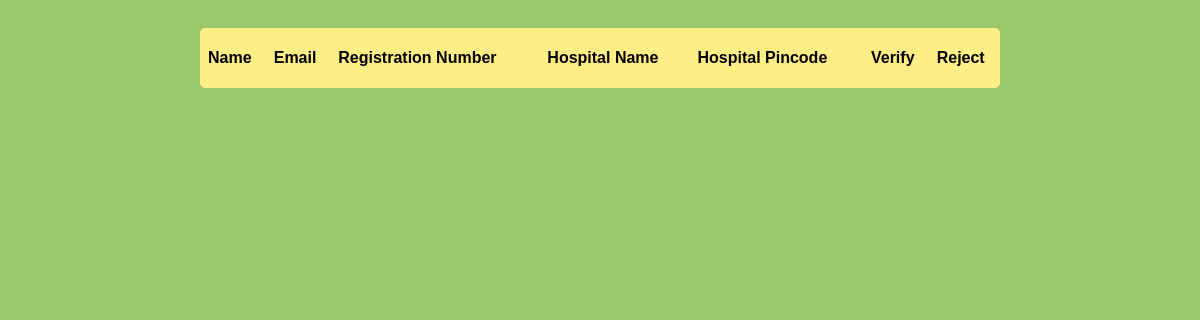
The app's page /auth/approve/ (signed in), older data.
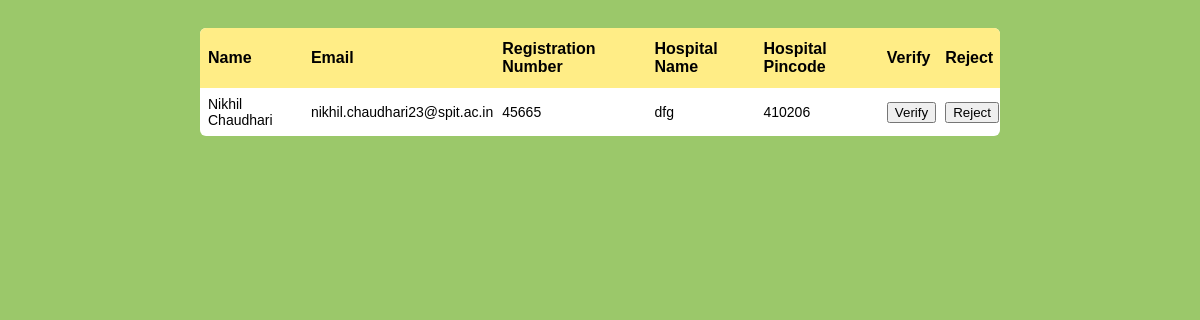
The same page, newer data.
### register/models.py (models this page shows, shortened)
class Doctor(models.Model):
    user = models.OneToOneField(User, on_delete=models.CASCADE)
    fname = models.CharField(max_length=100)
    lname = models.CharField(max_length=100)
    email = models.EmailField(max_length=100)
    phone = models.CharField(max_length=100)
    registration_number = models.CharField(max_length=100,blank=True)
    specialization = models.CharField(max_length=100,blank=True)
    hospital_name = models.CharField(max_length=100,blank=True)
    hospital_address = models.CharField(max_length=100,blank=True)
    hospital_phone = models.CharField(max_length=100,blank=True)
    hospital_email = models.EmailField(max_length=100,blank=True)
    hospital_pincode = models.CharField(max_length=100,blank=True)
    hospital_city = models.CharField(max_length=100,blank=True)
    verify = models.BooleanField(default=False)

### register/views.py (the view, shortened to what this page needs)
# urls.py: path('approve/', views.approve, name='approve'),
@login_required(login_url='/auth/adminlogin')
def approve(request):
    doctors = Doctor.objects.filter(verify=False)
    return render(request, 'administration/approve.html',{'doctors':doctors})

### templates/administration/approve.html (shortened to what this page needs)
<!DOCTYPE html>
{% load static %}
<html lang="en">
<head>
    <link rel="stylesheet" href="{% static 'css/approve.css' %}">
</head>
<body>
    <table>
        <thead>
          <tr>
            <th>Name</th>
            <th>Email</th>
            <th>Registration Number</th>
            <th>Hospital Name</th>
            <th>Hospital Pincode</th>
            <th>Verify</th>
            <th>Reject</th>
          </tr>
        </thead>
        <tbody>
            {% for doctor in doctors %}
            <tr>
                <td>{{ doctor.fname }} {{ doctor.lname }}</td>
                <td>{{ doctor.email }}</td>
                <td>{{ doctor.registration_number }}</td>
                <td>{{ doctor.hospital_name }}</td>
                <td>{{ doctor.hospital_pincode }}</td>
                <td><form action="" method="POST">{% csrf_token %} <input type="text" value="{{doctor.email}}" name="doctor_user" hidden> <button type="submit" name="verify">Verify</button> </form></td>
                <td><form action="" method="POST">{% csrf_token %} <input type="text" value="{{doctor.email}}" name="doctor_user" hidden> <button type="submit" name="reject">Reject</button> </form></td>
            </tr>
            {% endfor %}
        </tbody>
    </table>
</body>
</html>

### static/css/approve.css (style rules this page uses)
table { border-spacing: 1; border-collapse: collapse; background: white; border-radius: 6px; overflow: hidden; max-width: 800px; width: 100%; margin: 0 auto; position: relative; }
table * { position: relative; }
table td, table th { padding-left: 8px; }
table thead tr { height: 60px; background: #FFED86; font-size: 16px; }
table tbody tr { height: 48px; border-bottom: 1px solid #E3F1D5; }
table tbody tr:last-child { border: 0; }
table td, table th { text-align: left; }
body { background: #9BC86A; font: 400 14px "Calibri", "Arial"; padding: 20px; }

Row changes from the older to the newer data that the page shows:
added Doctor: fname "Nikhil", lname "Chaudhari", email "nikhil.chaudhari23@spit.ac.in", registration_number "45665", hospital_name "dfg", hospital_pincode "410206"
